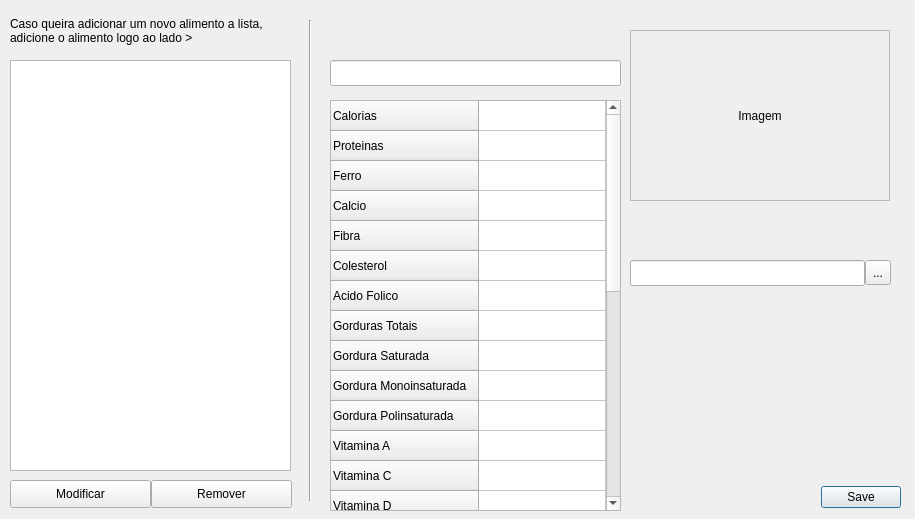
<?xml version="1.0" encoding="UTF-8"?>
<ui version="4.0">
 <class>JanelaListaAlimentos</class>
 <widget class="QWidget" name="JanelaListaAlimentos">
  <property name="geometry">
   <rect>
    <x>0</x>
    <y>0</y>
    <width>915</width>
    <height>519</height>
   </rect>
  </property>
  <property name="windowTitle">
   <string>Form</string>
  </property>
  <widget class="QListWidget" name="listaAlimentos">
   <property name="geometry">
    <rect>
     <x>10</x>
     <y>60</y>
     <width>281</width>
     <height>411</height>
    </rect>
   </property>
  </widget>
  <widget class="QTableWidget" name="tbPropriedades">
   <property name="geometry">
    <rect>
     <x>330</x>
     <y>100</y>
     <width>291</width>
     <height>411</height>
    </rect>
   </property>
   <property name="layoutDirection">
    <enum>Qt::LeftToRight</enum>
   </property>
   <property name="columnCount">
    <number>1</number>
   </property>
   <attribute name="horizontalHeaderVisible">
    <bool>false</bool>
   </attribute>
   <attribute name="horizontalHeaderCascadingSectionResizes">
    <bool>false</bool>
   </attribute>
   <attribute name="horizontalHeaderStretchLastSection">
    <bool>true</bool>
   </attribute>
   <row>
    <property name="text">
     <string>Calorias</string>
    </property>
   </row>
   <row>
    <property name="text">
     <string>Proteinas</string>
    </property>
   </row>
   <row>
    <property name="text">
     <string>Ferro</string>
    </property>
   </row>
   <row>
    <property name="text">
     <string>Calcio</string>
    </property>
   </row>
   <row>
    <property name="text">
     <string>Fibra</string>
    </property>
   </row>
   <row>
    <property name="text">
     <string>Colesterol</string>
    </property>
   </row>
   <row>
    <property name="text">
     <string>Acido Folico</string>
    </property>
   </row>
   <row>
    <property name="text">
     <string>Gorduras Totais</string>
    </property>
   </row>
   <row>
    <property name="text">
     <string>Gordura Saturada</string>
    </property>
   </row>
   <row>
    <property name="text">
     <string>Gordura Monoinsaturada</string>
    </property>
   </row>
   <row>
    <property name="text">
     <string>Gordura Polinsaturada</string>
    </property>
   </row>
   <row>
    <property name="text">
     <string>Vitamina A</string>
    </property>
   </row>
   <row>
    <property name="text">
     <string>Vitamina C</string>
    </property>
   </row>
   <row>
    <property name="text">
     <string>Vitamina D</string>
    </property>
   </row>
   <row>
    <property name="text">
     <string>Vitamina E</string>
    </property>
   </row>
   <row>
    <property name="text">
     <string>Vitamina K</string>
    </property>
   </row>
   <row>
    <property name="text">
     <string>Vitamina B1</string>
    </property>
   </row>
   <row>
    <property name="text">
     <string>Vitamina B2</string>
    </property>
   </row>
   <row>
    <property name="text">
     <string>Vitamina B6</string>
    </property>
   </row>
   <row>
    <property name="text">
     <string>Vitamina B12</string>
    </property>
   </row>
   <row>
    <property name="text">
     <string>Fluor</string>
    </property>
   </row>
   <row>
    <property name="text">
     <string>Fosforo</string>
    </property>
   </row>
   <row>
    <property name="text">
     <string>Iodo</string>
    </property>
   </row>
   <row>
    <property name="text">
     <string>Magnesio</string>
    </property>
   </row>
   <row>
    <property name="text">
     <string>Potassio</string>
    </property>
   </row>
   <row>
    <property name="text">
     <string>Selenio</string>
    </property>
   </row>
   <row>
    <property name="text">
     <string>Sodio</string>
    </property>
   </row>
   <row>
    <property name="text">
     <string>Zinco</string>
    </property>
    <property name="font">
     <font>
      <kerning>false</kerning>
     </font>
    </property>
   </row>
   <column/>
  </widget>
  <widget class="QLabel" name="lblImagem">
   <property name="geometry">
    <rect>
     <x>630</x>
     <y>30</y>
     <width>260</width>
     <height>171</height>
    </rect>
   </property>
   <property name="autoFillBackground">
    <bool>true</bool>
   </property>
   <property name="frameShape">
    <enum>QFrame::StyledPanel</enum>
   </property>
   <property name="text">
    <string>Imagem</string>
   </property>
   <property name="scaledContents">
    <bool>true</bool>
   </property>
   <property name="alignment">
    <set>Qt::AlignCenter</set>
   </property>
  </widget>
  <widget class="QLineEdit" name="txtCarregarFoto">
   <property name="geometry">
    <rect>
     <x>630</x>
     <y>260</y>
     <width>235</width>
     <height>26</height>
    </rect>
   </property>
  </widget>
  <widget class="QToolButton" name="btCarregarFoto">
   <property name="geometry">
    <rect>
     <x>865</x>
     <y>260</y>
     <width>26</width>
     <height>25</height>
    </rect>
   </property>
   <property name="text">
    <string>...</string>
   </property>
  </widget>
  <widget class="QLabel" name="label_3">
   <property name="geometry">
    <rect>
     <x>630</x>
     <y>210</y>
     <width>201</width>
     <height>41</height>
    </rect>
   </property>
   <property name="text">
    <string/>
   </property>
   <property name="pixmap">
    <pixmap>../../../Programa/src/Imagens/carregar_foto.png</pixmap>
   </property>
  </widget>
  <widget class="QLabel" name="label">
   <property name="geometry">
    <rect>
     <x>600</x>
     <y>290</y>
     <width>301</width>
     <height>251</height>
    </rect>
   </property>
   <property name="text">
    <string/>
   </property>
   <property name="pixmap">
    <pixmap>../../../Programa/src/Imagens/bananas.jpg</pixmap>
   </property>
  </widget>
  <widget class="QDialogButtonBox" name="btSalvar">
   <property name="geometry">
    <rect>
     <x>800</x>
     <y>480</y>
     <width>101</width>
     <height>34</height>
    </rect>
   </property>
   <property name="standardButtons">
    <set>QDialogButtonBox::Save</set>
   </property>
  </widget>
  <widget class="QLineEdit" name="txtNome">
   <property name="geometry">
    <rect>
     <x>330</x>
     <y>60</y>
     <width>291</width>
     <height>26</height>
    </rect>
   </property>
  </widget>
  <widget class="QLabel" name="label_2">
   <property name="geometry">
    <rect>
     <x>330</x>
     <y>0</y>
     <width>251</width>
     <height>60</height>
    </rect>
   </property>
   <property name="text">
    <string/>
   </property>
   <property name="pixmap">
    <pixmap>../../../Programa/src/Imagens/nome_alimento.png</pixmap>
   </property>
  </widget>
  <widget class="Line" name="line">
   <property name="geometry">
    <rect>
     <x>300</x>
     <y>20</y>
     <width>20</width>
     <height>481</height>
    </rect>
   </property>
   <property name="orientation">
    <enum>Qt::Vertical</enum>
   </property>
  </widget>
  <widget class="QPushButton" name="btModificar">
   <property name="geometry">
    <rect>
     <x>10</x>
     <y>480</y>
     <width>141</width>
     <height>28</height>
    </rect>
   </property>
   <property name="text">
    <string>Modificar</string>
   </property>
  </widget>
  <widget class="QPushButton" name="btRemover">
   <property name="geometry">
    <rect>
     <x>151</x>
     <y>480</y>
     <width>141</width>
     <height>28</height>
    </rect>
   </property>
   <property name="text">
    <string>Remover</string>
   </property>
  </widget>
  <widget class="QLabel" name="label_5">
   <property name="geometry">
    <rect>
     <x>10</x>
     <y>10</y>
     <width>281</width>
     <height>41</height>
    </rect>
   </property>
   <property name="text">
    <string>Caso queira adicionar um novo alimento a lista, adicione o alimento logo ao lado &gt;</string>
   </property>
   <property name="wordWrap">
    <bool>true</bool>
   </property>
  </widget>
  <zorder>label</zorder>
  <zorder>btCarregarFoto</zorder>
  <zorder>btSalvar</zorder>
  <zorder>line</zorder>
  <zorder>btModificar</zorder>
  <zorder>label_2</zorder>
  <zorder>listaAlimentos</zorder>
  <zorder>txtNome</zorder>
  <zorder>label_5</zorder>
  <zorder>tbPropriedades</zorder>
  <zorder>btRemover</zorder>
  <zorder>label_3</zorder>
  <zorder>lblImagem</zorder>
  <zorder>txtCarregarFoto</zorder>
 </widget>
 <resources/>
 <connections>
  <connection>
   <sender>btSalvar</sender>
   <signal>clicked(QAbstractButton*)</signal>
   <receiver>JanelaListaAlimentos</receiver>
   <slot>salvar()</slot>
   <hints>
    <hint type="sourcelabel">
     <x>878</x>
     <y>495</y>
    </hint>
    <hint type="destinationlabel">
     <x>888</x>
     <y>218</y>
    </hint>
   </hints>
  </connection>
  <connection>
   <sender>btModificar</sender>
   <signal>clicked()</signal>
   <receiver>JanelaListaAlimentos</receiver>
   <slot>modificar()</slot>
   <hints>
    <hint type="sourcelabel">
     <x>46</x>
     <y>503</y>
    </hint>
    <hint type="destinationlabel">
     <x>604</x>
     <y>17</y>
    </hint>
   </hints>
  </connection>
  <connection>
   <sender>btRemover</sender>
   <signal>clicked()</signal>
   <receiver>JanelaListaAlimentos</receiver>
   <slot>remover()</slot>
   <hints>
    <hint type="sourcelabel">
     <x>237</x>
     <y>493</y>
    </hint>
    <hint type="destinationlabel">
     <x>588</x>
     <y>33</y>
    </hint>
   </hints>
  </connection>
 </connections>
 <slots>
  <slot>salvar()</slot>
  <slot>modificar()</slot>
  <slot>remover()</slot>
 </slots>
</ui>
